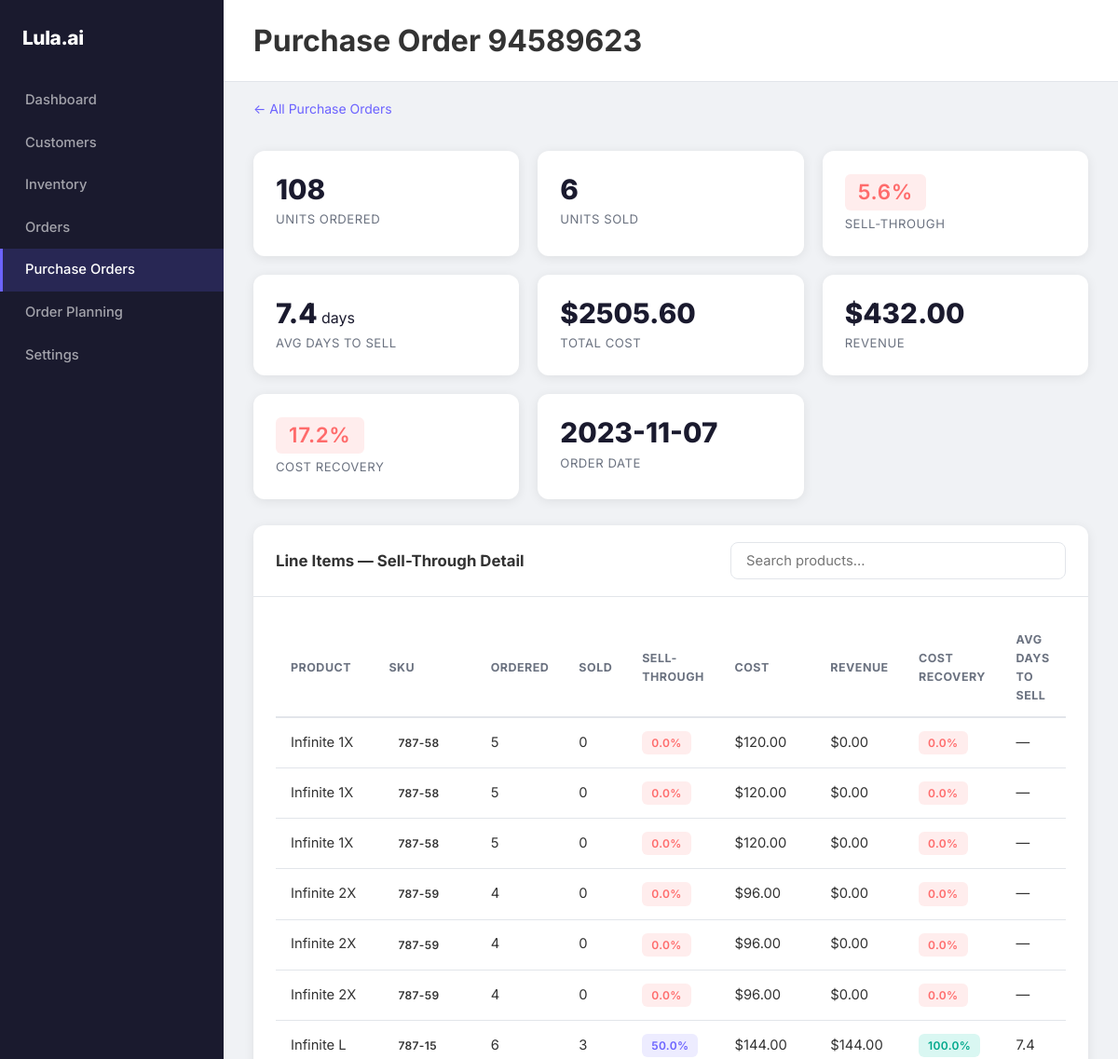
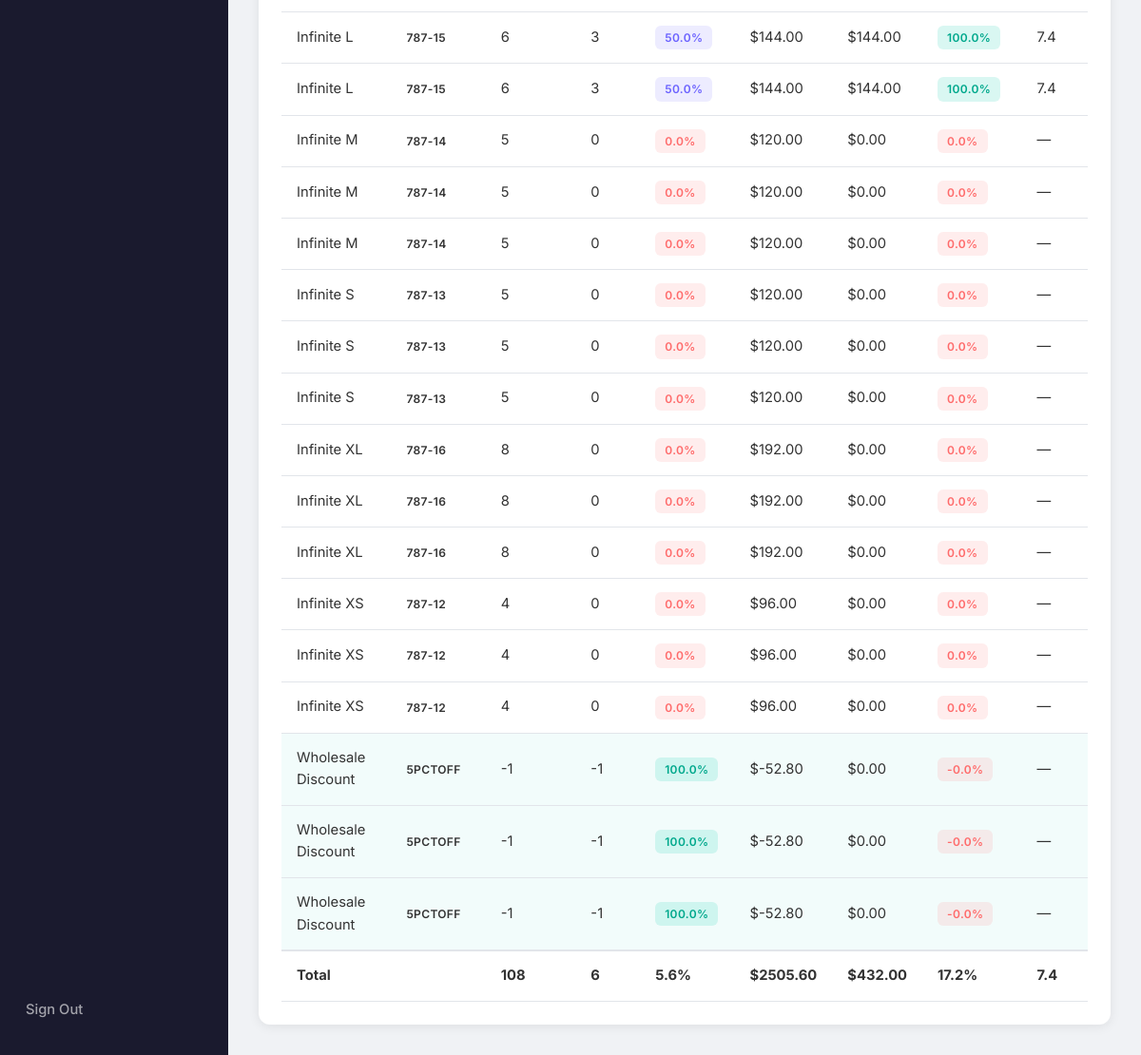
/purchase-orders/94589623, run on an earlier commit of the app's database (2 pictures, top to bottom).
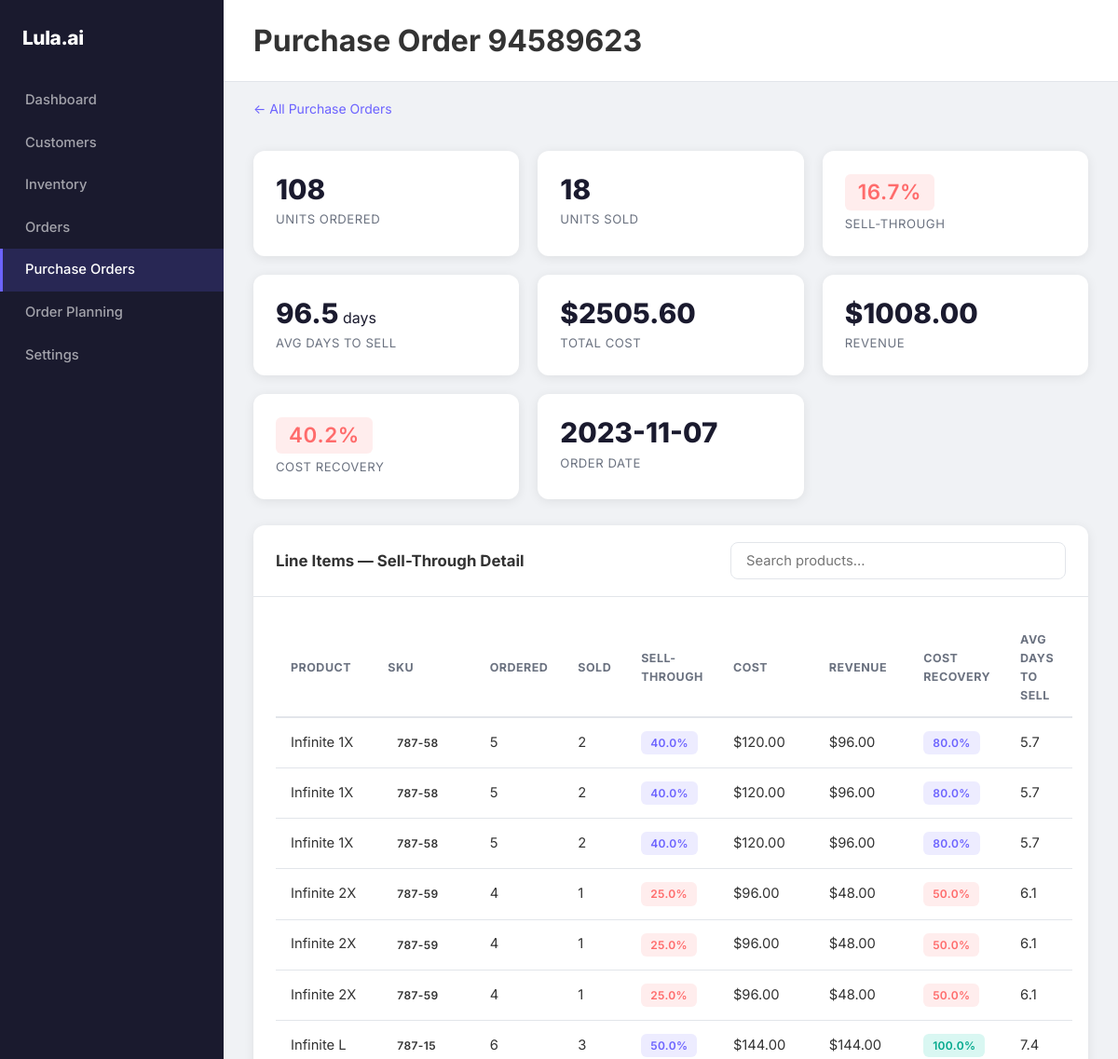
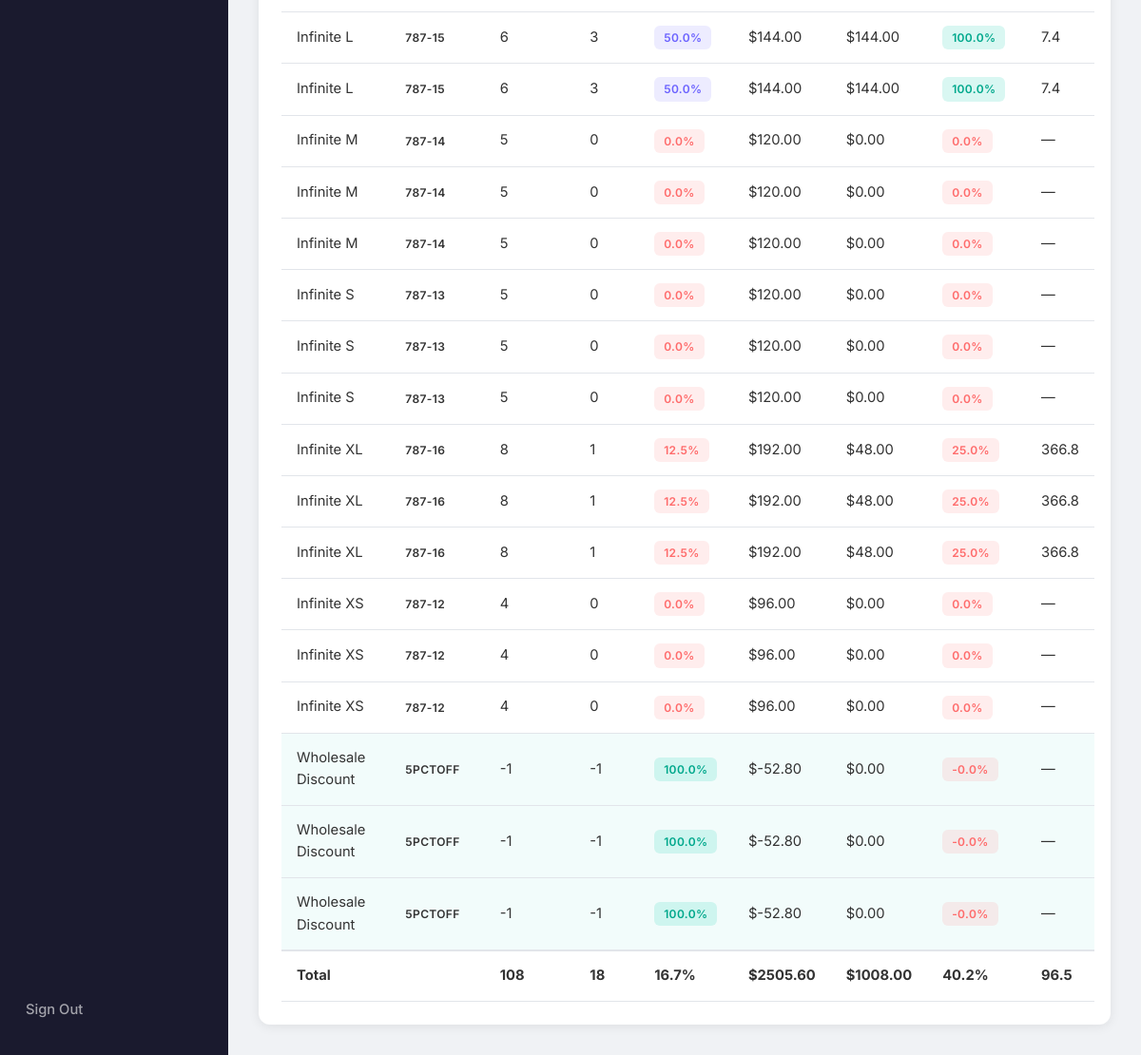
And on a later commit of the database (2 pictures, top to bottom).
### tables this page shows
CREATE TABLE Products (
    ProductID TEXT PRIMARY KEY NOT NULL,
    ProductSKU TEXT UNIQUE NOT NULL,
    ProductName TEXT NOT NULL,
    ProductSize TEXT NOT NULL,
    ProductStyle TEXT NOT NULL,
    UnitPrice REAL NOT NULL,
    InvProductName TEXT NOT NULL,
    ProductCategory TEXT NULL
, SizeNormalized TEXT, SizingFamily TEXT, ProductFamily TEXT);

### app/routes.py (the view)
@app.route("/purchase-orders/<order_number>")
def purchase_order_detail(order_number):
    conn = get_conn()
    po = conn.execute(
        "SELECT * FROM PurchaseOrders WHERE OrderNumber = ?", (order_number,)
    ).fetchone()
    if not po:
        conn.close()
        return "Purchase order not found", 404
    po = dict(po)
    items = [dict(r) for r in conn.execute(
        "WITH " + _MATCHED_SALES_CTE +
        "SELECT "
        "  poi.ProductSKU, poi.ProductName AS POProductName, "
        "  poi.Quantity AS UnitsOrdered, poi.CostPerUnit, poi.TotalCost, "
        "  p.InvProductName, p.UnitPrice AS RetailPrice, "
        "  COUNT(ms.OrderItemID) AS UnitsSold, "
        "  COALESCE(SUM(ms.TotalPrice), 0) AS Revenue, "
        "  CASE WHEN COUNT(ms.OrderItemID) > 0 "
        "       THEN ROUND(AVG(JULIANDAY(ms.PaidDate) - JULIANDAY(po.OrderDate)), 1) "
        "       ELSE NULL END AS AvgDaysToSell "
        "FROM PurchaseOrderItems poi "
        "JOIN PurchaseOrders po ON poi.OrderNumber = po.OrderNumber "
        "LEFT JOIN Products p ON p.ProductSKU = poi.ProductSKU "
        "LEFT JOIN matched_sales ms ON ms.ProductSKU = poi.ProductSKU "
        "  AND ms.PaidDate >= po.OrderDate "
        "WHERE poi.OrderNumber = ? "
        "GROUP BY poi.PurchaseItemID, poi.ProductSKU, poi.ProductName, "
        "         poi.Quantity, poi.CostPerUnit, poi.TotalCost, "
        "         p.InvProductName, p.UnitPrice "
        "ORDER BY poi.ProductName",
        (order_number,)
    ).fetchall()]
    conn.close()
    for item in items:
        units_ordered = item['UnitsOrdered'] or 1
        units_sold = item['UnitsSold'] or 0
        sold_capped = min(units_sold, units_ordered)
        item['UnitsSoldCapped'] = sold_capped
        item['SellThroughPct'] = round(sold_capped / units_ordered * 100, 1)
        cost = float(item['TotalCost'] or 0)
        revenue = float(item['Revenue'] or 0)
        item['TotalCost'] = cost
        item['Revenue'] = revenue
        item['CostRecoveryPct'] = round(revenue / cost * 100, 1) if cost else 0
    total_ordered = sum(i['UnitsOrdered'] or 0 for i in items)
    total_sold = sum(i['UnitsSoldCapped'] for i in items)
    total_cost = sum(i['TotalCost'] for i in items)
    total_revenue = sum(i['Revenue'] for i in items)
    sell_thru_pct = round(total_sold / total_ordered * 100, 1) if total_ordered else 0
    cost_recov_pct = round(total_revenue / total_cost * 100, 1) if total_cost else 0
    days_list = [i['AvgDaysToSell'] for i in items if i['AvgDaysToSell'] is not None]
    avg_days = round(sum(days_list) / len(days_list), 1) if days_list else None
    return render_template(
        'purchase_order_detail.html',
        po=po,
        items=items,
        total_ordered=total_ordered,
        total_sold=total_sold,
        sell_thru_pct=sell_thru_pct,
        total_cost=total_cost,
        total_revenue=total_revenue,
        cost_recov_pct=cost_recov_pct,
        avg_days=avg_days,
    )

### app/db.py (called while the page is built)
def get_conn():
    conn = sqlite3.connect(current_app.config['DB_PATH'])
    conn.row_factory = sqlite3.Row
    return conn

### app/templates/purchase_order_detail.html (shortened to what the changed rows need)
{% extends "base.html" %}
{% set active_page = 'purchase_orders' %}
{% block page_title %}Purchase Order {{ po.OrderNumber }}{% endblock %}
{% block content %}
<div class="stats-grid">
    <div class="stat-card">
        <div class="stat-value">{{ total_sold }}</div>
        <div class="stat-label">Units Sold</div>
    </div>
    <div class="stat-card">
        <div class="stat-value">
            <span class="badge {% if sell_thru_pct >= 75 %}badge-high{% elif sell_thru_pct >= 40 %}badge-medium{% else %}badge-low{% endif %}" style="font-size: 1.4rem; padding: 6px 14px;">
                {{ sell_thru_pct }}%
            </span>
        </div>
    </div>
    <div class="stat-card">
        <div class="stat-value">{{ avg_days if avg_days is not none else '—' }}{% if avg_days is not none %}<span style="font-size:1rem;font-weight:400;"> days</span>{% endif %}</div>
        <div class="stat-label">Avg Days to Sell</div>
    </div>
    <div class="stat-card">
        <div class="stat-value">${{ "%.2f" | format(total_revenue) }}</div>
        <div class="stat-label">Revenue</div>
    </div>
    <div class="stat-card">
        <div class="stat-value">
            <span class="badge {% if cost_recov_pct >= 100 %}badge-high{% elif cost_recov_pct >= 60 %}badge-medium{% else %}badge-low{% endif %}" style="font-size: 1.4rem; padding: 6px 14px;">
                {{ cost_recov_pct }}%
            </span>
        </div>
    </div>
</div>
<div style="padding: 0 32px 32px;">
    <div class="card">
        <div class="card-body">
            {% if items %}
            <table class="data-table" id="itemTable">
                <thead>
                    <tr>
                        <th>Product</th>
                        <th>SKU</th>
                        <th>Ordered</th>
                        <th>Sold</th>
                        <th>Sell-Through</th>
                        <th>Cost</th>
                        <th>Revenue</th>
                        <th>Cost Recovery</th>
                        <th>Avg Days to Sell</th>
                    </tr>
                </thead>
                <tbody>
                    {% for item in items %}
                    <tr {% if item.UnitsSoldCapped >= item.UnitsOrdered %}class="po-has-qty"{% endif %}>
                        <td>{{ item.InvProductName or item.POProductName }}</td>
                        <td><span class="badge">{{ item.ProductSKU }}</span></td>
                        <td>{{ item.UnitsOrdered }}</td>
                        <td>{{ item.UnitsSoldCapped }}</td>
                        <td>
                            <span class="badge {% if item.SellThroughPct >= 75 %}badge-high{% elif item.SellThroughPct >= 40 %}badge-medium{% else %}badge-low{% endif %}">
                                {{ item.SellThroughPct }}%
                            </span>
                        </td>
                        <td>${{ "%.2f" | format(item.TotalCost) }}</td>
                        <td>${{ "%.2f" | format(item.Revenue) }}</td>
                        <td>
                            <span class="badge {% if item.CostRecoveryPct >= 100 %}badge-high{% elif item.CostRecoveryPct >= 60 %}badge-medium{% else %}badge-low{% endif %}">
                                {{ item.CostRecoveryPct }}%
                            </span>
                        </td>
                        <td>{{ item.AvgDaysToSell if item.AvgDaysToSell is not none else '—' }}</td>
                    </tr>
                    {% endfor %}
                </tbody>
                <tfoot>
                    <tr style="font-weight: 700; border-top: 2px solid var(--border);">
                        <td>Total</td>
                        <td></td>
                        <td>{{ total_ordered }}</td>
                        <td>{{ total_sold }}</td>
                        <td>{{ sell_thru_pct }}%</td>
                        <td>${{ "%.2f" | format(total_cost) }}</td>
                        <td>${{ "%.2f" | format(total_revenue) }}</td>
                        <td>{{ cost_recov_pct }}%</td>
                        <td>{{ avg_days if avg_days is not none else '—' }}</td>
                    </tr>
                </tfoot>
            </table>
            {% else %}
            <div class="empty-state">
                <p>No line items found for this purchase order.</p>
            </div>
            {% endif %}
        </div>
    </div>
</div>
{% endblock %}

What changed in the data, as far as the page shows it:
changed Products (number 1 of 8 on the later page): UnitsSoldCapped "0" → "2"; SellThroughPct "0.0" → "40.0"; Revenue "0.00" → "96.00"; CostRecoveryPct "0.0" → "80.0"; AvgDaysToSell "—" → "5.7"
changed Products (number 2 of 8 on the later page): UnitsSoldCapped "0" → "1"; SellThroughPct "0.0" → "25.0"; Revenue "0.00" → "48.00"; CostRecoveryPct "0.0" → "50.0"; AvgDaysToSell "—" → "6.1"
changed Products (number 6 of 8 on the later page): UnitsSoldCapped "0" → "1"; SellThroughPct "0.0" → "12.5"; Revenue "0.00" → "48.00"; CostRecoveryPct "0.0" → "25.0"; AvgDaysToSell "—" → "366.8"
Also different on the page:
{{ total_sold }}: "6" → "18"
{{ sell_thru_pct }}: "5.6" → "16.7"
{{ avg_days if avg_days is not none else '—' }}: "7.4" → "96.5"
{{ "%.2f" | format(total_revenue) }}: "432.00" → "1008.00"
{{ cost_recov_pct }}: "17.2" → "40.2"
